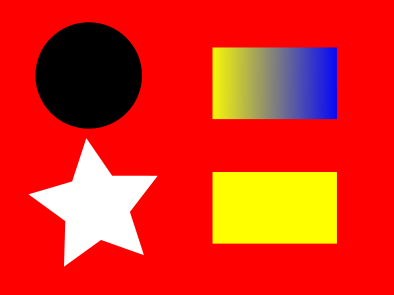
%> input picture exercise06_contact/Example_picture.png, 394 x 295 px
$ octave main.m   (GNU Octave 9; MATLAB toolbox functions it lacks are replaced by stand-ins)
%> lines starting %> are read from the running program, lines starting %| are printed output that depends on the picture
%clear variables
clc, clear , close all;

folder = 'Example_Folder';
dataset=dir([folder '/*.txt'])

for i = 1:length(dataset)
    disp ([dataset(i).name '      ' dataset(i).date])
end

clc
[~,idx] = sort([dataset.datenum]);
dataset = dataset(idx);
for i = 1:length(dataset)
    disp ([dataset(i).name '      ' dataset(i).date])
end


image = imread('Example_picture.png');
%> image is the input picture: size 295x394x3 uint8; mean R, G, B 225.7, 44.5, 25
disp(['Dimensionen: ' num2str(size(image))])
%| Dimensionen: 295  394    3
disp(['Klasse: ' class(image)])
%| Klasse: uint8


subplot(2,2,1)
imshow(image)
title('Original')
subplot(2,2,2)
imshow(image(:,:,1)); colorbar
%> after `imshow(image(:,:,1))`:
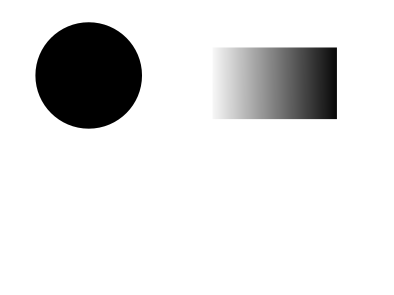
%> displayed picture: size 295x394, on the screen's scale of 0 to 255; min 0, max 255, mean 225.7
title('Red component')
subplot(2,2,3)
imshow(image(:,:,2)); colorbar
%> after `imshow(image(:,:,2))`:
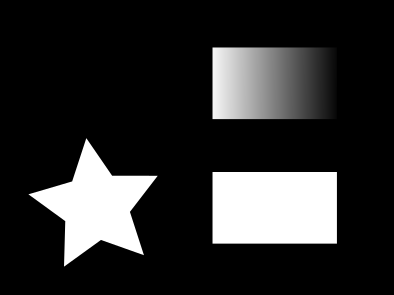
%> displayed picture: size 295x394, on the screen's scale of 0 to 255; min 0, max 255, mean 44.5
title('Green component')
subplot(2,2,4)
imshow(image(:,:,3)); colorbar
%> after `imshow(image(:,:,3))`:
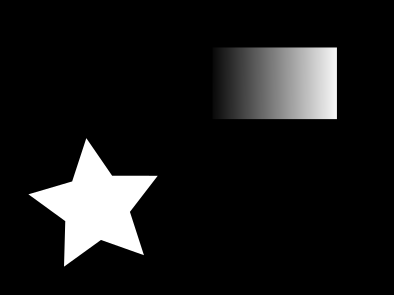
%> displayed picture: size 295x394, on the screen's scale of 0 to 255; min 0, max 255, mean 25
title('Blue component')


close all;

subplot(1,2,1)
imagesc(image);

%> (the run ends here)
